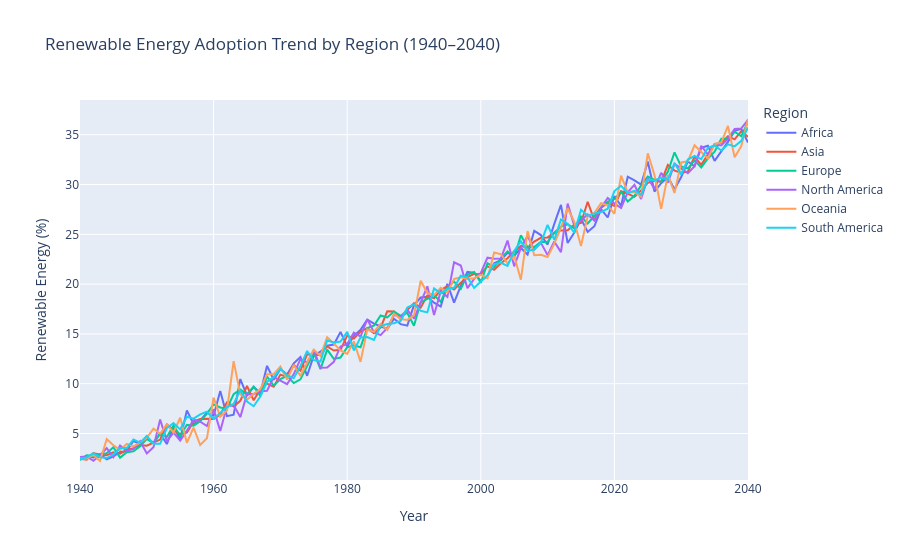

Notebook code cell kept with this figure:
### Code cell
# 10. Interactive renewable energy trend (Plotly)
renew_trend = df.groupby(['Year','Region'], observed=True)['Renewable_Energy_%'].mean().reset_index()
fig = px.line(renew_trend, x='Year', y='Renewable_Energy_%', color='Region',
              title='Renewable Energy Adoption Trend by Region (1940–2040)')
fig.update_layout(xaxis_title='Year', yaxis_title='Renewable Energy (%)')
fig.show()
